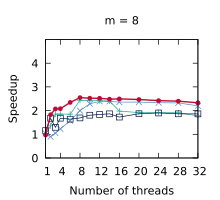

The gnuplot source for this figure:
set title "m = 8"
set terminal pdf size 2.2,2.0
set output "./results/Compactions_n___4,194,304,_m___8.pdf"
set key off
set xrange [1:32]
set xtics (1, 4, 8, 12, 16, 20, 24, 28, 32)
set xlabel "Number of threads"
set yrange [0:5]
set ytics (0, 1, 2, 3, 4)
set ylabel "Speedup"
plot './results/Compactions_n___4,194,304,_m___8.dat' using 1:2 title "Outer parallelism" pointsize 0.7 lw 1 pt 1 linecolor rgb "#24A793" with linespoints, \
  './results/Compactions_n___4,194,304,_m___8.dat' using 1:3 title "Inner parallelism" pointsize 0.7 lw 1 pt 2 linecolor rgb "#5287C6" with linespoints, \
  './results/Compactions_n___4,194,304,_m___8.dat' using 1:4 title "OpenMP" pointsize 0.7 lw 1 pt 4 linecolor rgb "#001240" with linespoints, \
  './results/Compactions_n___4,194,304,_m___8.dat' using 1:5 title "Work assisting (our)" pointsize 0.4 lw 2 pt 7 linecolor rgb "#C00A35" with linespoints
